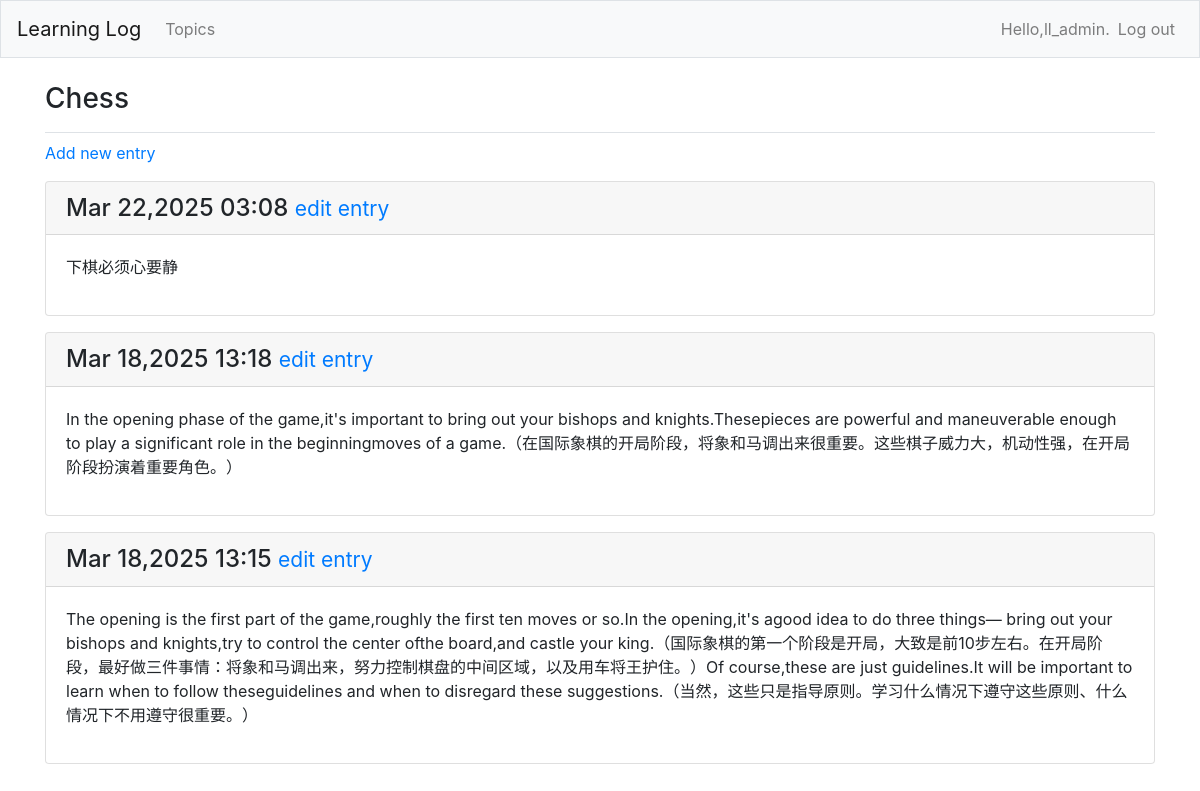
The page /topics/1/ (signed in) on the database its author committed.
### learning_logs/models.py (models this page shows, shortened)
class Topic(models.Model):
    text = models.CharField(max_length=200)
    date_added = models.DateTimeField(auto_now_add=True)
    owner = models.ForeignKey(User,on_delete=models.CASCADE)
    def __str__(self):
        return self.text

class Entry(models.Model):
    topic = models.ForeignKey(Topic,on_delete=models.CASCADE) #让Django在删除主题的同时删除所有与之相关联的条目，这称为级联删除(cascadingdelete)
    text = models.TextField()
    date_added = models.DateTimeField(auto_now_add=True)
    class Meta:
        verbose_name_plural = 'entries'

### learning_logs/views.py (the view)
# urls.py: path('topics/<int:topic_id>/',views.topic,name='topic'),
@login_required
def topic(request,topic_id):
    topic = Topic.objects.get(id=topic_id)
    if topic.owner != request.user:
        raise Http404
    entries = topic.entry_set.order_by('-date_added') #获取与该主题相关联的条目
    context = {'topic':topic,'entries':entries}
    return render(request,'learning_logs/topic.html',context)

### learning_logs/templates/learning_logs/topic.html
{% extends 'learning_logs/base.html'%}
{% block page_header %}
  <h3>{{ topic }}</h3>
{% endblock page_header %}
{% block content %}
  <p>
    <a href="{% url 'learning_logs:new_entry' topic.id %}">Add new entry</a>
  </p>
{% for entry in entries %}
  <div class="card mb-3">
    <h4 class="card-header">
      {{ entry.date_added|date:'M d,Y H:i'}}
      <small><a href="{% url 'learning_logs:edit_entry' entry.id %}">
          edit entry</a></small>
      </h4>
      <div class="card-body">
        {{ entry.text|linebreaks }}
      </div>
    </div>
  {% empty %}
    <p>There are no entries for this topic yet.</p>
  {% endfor %}
{% endblock content %}

### learning_logs/templates/learning_logs/base.html (shortened to what this page needs)
{% load bootstrap4 %}
<!doctype html>
<html lang="en">
<head>
    {% bootstrap_css %}
</head>
<body>
    <nav class="navbar navbar-expand-md navbar-light bg-light mb-4 border">
      <a class="navbar-brand" href="{% url 'learning_logs:index' %}">Learning Log</a>
      <div class="collapse navbar-collapse" id="navbarCollapse">
        <ul class="navbar-nav mr-auto">
          <li class="nav-item">
            <a class="nav-link" href="{% url 'learning_logs:topics' %}">Topics</a>
          </li>
        </ul>
        <ul class="navbar-nav ml-auto">
          {% if user.is_authenticated %}
            <li class="nav-item">
              <span class="navbar-text">Hello,{{ user.username }}.</span>
            </li>
            <li class="nav-item">
              <a class="nav-link" href="{% url 'users:logout' %}">Log out</a>
            </li>
          {% endif %}
        </ul>
      </div>
    </nav>
    <main role="main" class="container">
      <div class="pb-2 mb-2 border-bottom">
        {% block page_header %}{% endblock page_header %}
      </div>
      <div>
        {% block content %}{% endblock content %}
      </div>
    </main>
</body>
</html>

### rows shown on the page
Topic: text "Chess"
Entry: date_added "Mar 22,2025 03:08", text "下棋必须心要静"
Entry: date_added "Mar 18,2025 13:18", text "In the opening phase of the game,it's important to bring out your bishops and knights.Thesepieces are powerful and maneuverable enough to play a significant role in the beginningmoves of a game.（在国际象棋的开局阶段，将象和马调出来很重要。这些棋子威力大，机动性强，在开局阶段扮演着重要角色。​）"
Entry: date_added "Mar 18,2025 13:15", text "The opening is the first part of the game,roughly the first ten moves or so.In the opening,it's agood idea to do three things— bring out your bishops and knights,try to control the center ofthe board,and castle your king.（国际象棋的第一个阶段是开局，大致是前10步左右。在开局阶段，最好做三件事情：将象和马调出来，努力控制棋盘的中间区域，以及用车将王护住。​）Of course,these are just guidelines.It will be important to learn when to follow theseguidelines and when to disregard these suggestions.（当然，这些只是指导原则。学习什么情况下遵守这些原则、什么情况下不用遵守很重要。​）"

### other values the page prints
{{ user.username }} "ll_admin"
